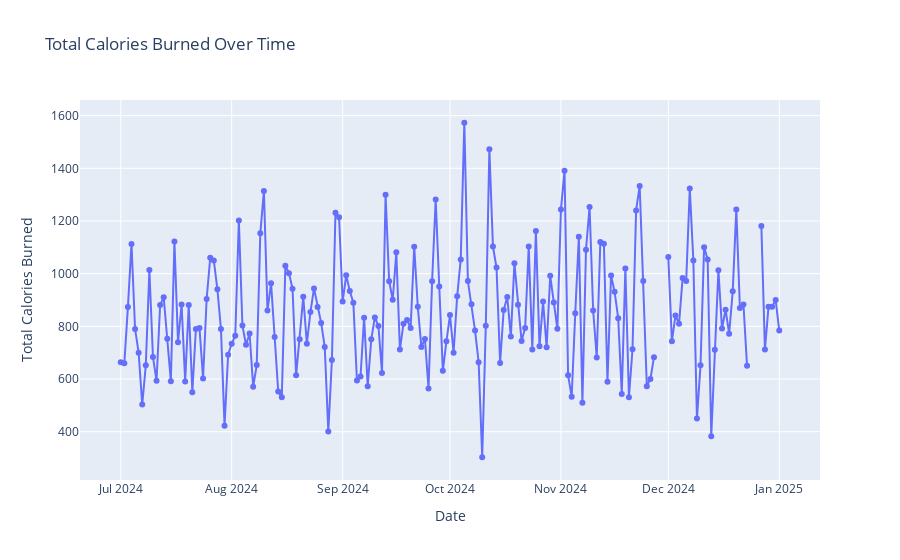

Notebook source saved alongside this figure:
### Code cell
# Create a line chart for the number of calories burned over time
fig_calories = px.line(fitness_data, x='date', y='total_calories_burned', 
                       title='Total Calories Burned Over Time',
                       labels={'total_calories_burned': 'Total Calories Burned', 'date': 'Date'},
                       markers=True)
fig_calories.show()

### Figure 1 — Plotly figure (JSON) as saved in the notebook; plotly's stock layout.template omitted (floating-point values rounded to 4 significant figures; data arrays with more than 128 entries replaced by an {"elided": "..."} marker saying what was removed)
{"data": [{"hovertemplate": "Date=%{x}<br>Total Calories Burned=%{y}<extra></extra>", "legendgroup": "", "line": {"color": "#636efa", "dash": "solid"}, "marker": {"symbol": "circle"}, "mode": "lines+markers", "name": "", "orientation": "v", "showlegend": false, "type": "scatter", "x": {"elided": "185 str values"}, "xaxis": "x", "y": {"elided": "185 float values"}, "yaxis": "y"}], "layout": {"legend": {"tracegroupgap": 0}, "title": {"text": "Total Calories Burned Over Time"}, "xaxis": {"anchor": "y", "domain": [0, 1], "title": {"text": "Date"}}, "yaxis": {"anchor": "x", "domain": [0, 1], "title": {"text": "Total Calories Burned"}}}}
